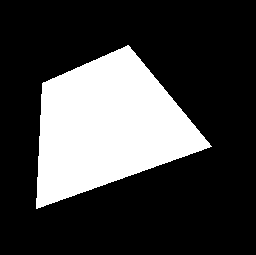
#> input picture Computer Vision/mini_project_2/imgs/shape.bmp, 256 x 255 px
$ jupyter execute --allow-errors exercise.ipynb
#> lines starting #> are read from the running program, lines starting #| are printed output that depends on the picture; after the words box and inside, x2 and y2 are one past the last pixel; in counts of white or black regions, pixels touching at a corner belong together
[cell 1]
import cv2
import numpy as np
from matplotlib import pyplot as plt

#> (a cell that did not finish here is left out)

[cell 3]
def apply_convolution(image, kernel):
    return apply_correlation(image, kernel[::-1, ::-1])

# [32 lines left out: functions apply_correlation, gauss_kernel, not called in this run]

[cell 4]
# [11 lines left out: function compute_gradient, not called in this run]

[cell 5]
# [29 lines left out: function nms, not called in this run]

#> (a cell that did not finish here is left out)

#> (a cell that did not finish here is left out)

#> (a cell that did not finish here is left out)

#> (a cell that did not finish here is left out)

[cell 10]
# [39 lines left out: functions double_threshold, edge_linking_recursive, not called in this run]

[cell 11]
thresholds = [(0.05, 0.15), (0.1, 0.2), (0.15, 0.3)]
#> thresholds = [(0.05, 0.15), (0.1, 0.2), (0.15, 0.3)]

#> (the rest of this cell did not finish here and is left out)

[cell 12]
import math

def HoughTransform(edge_map):
    theta_values = np.deg2rad(np.arange(-90.0, 90.0))
    height, width = edge_map.shape
    diagonal_length = int(round(math.sqrt(width * width + height * height)))
    rho_values = np.linspace(-diagonal_length, diagonal_length, diagonal_length * 2 + 1)

    accumulator = np.zeros((len(rho_values), len(theta_values)), dtype=float)
    y_coordinates, x_coordinates = np.nonzero(edge_map)

    for edge_idx in range(len(x_coordinates)):
        x = x_coordinates[edge_idx]
        y = y_coordinates[edge_idx]
        for theta_idx in range(len(theta_values)):
            theta = theta_values[theta_idx]
            rho = int(round(x * np.cos(theta) + y * np.sin(theta)))
            accumulator[rho + diagonal_length, theta_idx] += 1

    return accumulator, theta_values, rho_values

[cell 13]
im = cv2.cvtColor(cv2.imread('imgs/shape.bmp'), cv2.COLOR_BGR2GRAY)
#> im: shape (255, 256); 25.9% white; 1 white region, box (x1, y1, x2, y2) and area: (36, 45, 212, 209) 16922
edge_map = cv2.Canny(im, 70, 150).astype(np.float32)
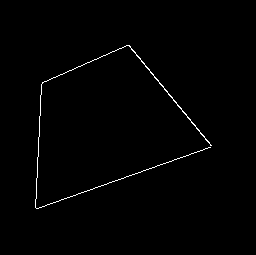
#> edge_map: shape (255, 256) float32; 0.85% white in thin lines or dots, all inside (x1, y1, x2, y2) = (35, 45, 212, 209)
accumulator, theta_values, rho_values = HoughTransform(edge_map)
#> in HoughTransform, `y_coordinates, x_coordinates = np.nonzero(edge_map)`: y_coordinates = 552 values from 45 to 208; x_coordinates = 552 values, max 211 at index 314, min 35 at index 515, mean 111.8
#> the loop in HoughTransform, `for edge_idx in range(len(x_coordinates)):` made 552 passes
#> (x, y) on passes 1 to 3: (126, 45), (127, 45), (128, 45)
#> theta_values = 180 values from -1.57 to 1.55; rho_values = 723 values from -361 to 361

def nms_accumulator(accumulator):
    nms_acc = np.zeros_like(accumulator)
    size = 7

    for i in range(size // 2, accumulator.shape[0] - size // 2):
        for j in range(size // 2, accumulator.shape[1] - size // 2):
            local_region = accumulator[i - size // 2:i + size // 2 + 1, j - size // 2:j + size // 2 + 1]
            local_max = nms_acc[i - size // 2:i + size // 2 + 1, j - size // 2:j + size // 2 + 1]
            if accumulator[i, j] == np.max(local_region) and accumulator[i, j] > np.max(local_max):
                nms_acc[i, j] = accumulator[i, j]

    return nms_acc

plt.figure(figsize=(12, 8))

tresh = 45

lines = np.argwhere(accumulator > tresh)
#> lines = 16 rows, first 8: [404, 92], [406, 93], [407, 93], [409, 94], [426, 49], [427, 49], [429, 50], [430, 50]

plt.subplot(2, 2, 1)
height, width = im.shape
#> height = 255; width = 256
for line in lines:
    rho = rho_values[line[0]]
    theta = theta_values[line[1]]
    if np.sin(theta) == 0:
        continue
    slope = -np.cos(theta)/np.sin(theta)
    intercept = rho/np.sin(theta)
    x1, x2 = 0, width
    y1 = int(slope*x1 + intercept)
    y2 = int(slope*x2 + intercept)
    plt.plot([x1, x2], [y1, y2], 'r')
#> this loop made 16 passes
#> (line, rho, theta, slope, intercept, y1, y2) on passes 1 to 12: ([404, 92], 43, 0.0349, -28.64, 1232.1, 1232, -6098), ([406, 93], 45, 0.0524, -19.08, 859.8, 859, -4024), ([407, 93], 46, 0.0524, -19.08, 878.9, 878, -4005), ([409, 94], 48, 0.0698, -14.3, 688.1, 688, -2972), ([426, 49], 65, -0.716, 1.15, -99.08, -99, 195), ([427, 49], 66, -0.716, 1.15, -100.6, -100, 193), ([429, 50], 68, -0.698, 1.19, -105.8, -105, 199), ([430, 50], 69, -0.698, 1.19, -107.3, -107, 197), ([433, 51], 72, -0.681, 1.23, -114.4, -114, 201), ([436, 52], 75, -0.663, 1.28, -121.8, -121, 205), ([437, 52], 76, -0.663, 1.28, -123.4, -123, 204), ([453, 157], 92, 1.17, -0.424, 99.95, 99, -8)

plt.imshow(edge_map, cmap='gray')
plt.title('Edges Full')
plt.axis('off')

accumulator = nms_accumulator(accumulator)
lines = np.argwhere(accumulator > tresh)
#> lines = [[407, 93], [433, 51], [453, 157], [569, 161]]

plt.subplot(2, 2, 2)
height, width = im.shape
for line in lines:
    rho = rho_values[line[0]]
    theta = theta_values[line[1]]
    if np.sin(theta) == 0:
        continue
    slope = -np.cos(theta)/np.sin(theta)
    intercept = rho/np.sin(theta)
    x1, x2 = 0, width
    y1 = int(slope*x1 + intercept)
    y2 = int(slope*x2 + intercept)
    plt.plot([x1, x2], [y1, y2], 'r')
#> this loop made 4 passes

plt.imshow(edge_map, cmap='gray')
plt.title('Edges Max')
plt.axis('off')

plt.subplot(2, 2, 3)
plt.imshow(cv2.cvtColor(cv2.imread('imgs/shape.bmp'), cv2.COLOR_BGR2RGB))
plt.title('Image')
plt.axis('off')

plt.show()
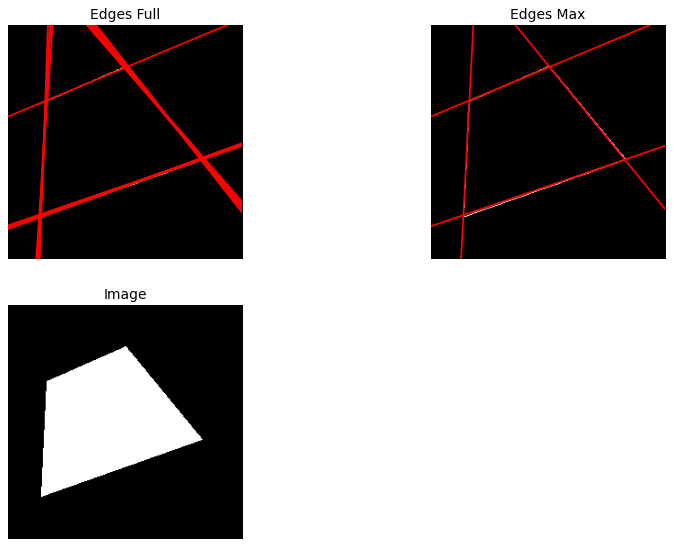
#> figure drawn by matplotlib, 3 panels

[cell 14]
im = cv2.cvtColor(cv2.imread('imgs/paper.bmp'), cv2.COLOR_BGR2GRAY)
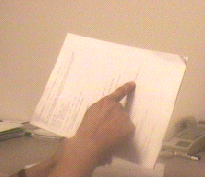
#> input picture Computer Vision/mini_project_2/imgs/paper.bmp, 205 x 177 px
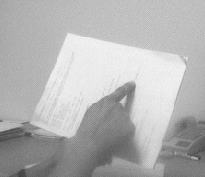
#> im: shape (177, 205); min 63, max 245, mean 179
edge_map = cv2.Canny(im, 70, 150).astype(np.float32)
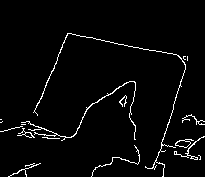
#> edge_map: shape (177, 205) float32; 3.2% white in thin lines or dots, all inside (x1, y1, x2, y2) = (0, 33, 205, 177)
accumulator, theta_values, rho_values = HoughTransform(edge_map)
#> in HoughTransform (call 2), `y_coordinates, x_coordinates = np.nonzero(edge_map)`: y_coordinates = 1164 values from 33 to 176; x_coordinates = 1164 values, max 204 at index 516, min 0 at index 478, mean 112.8
#> the loop in HoughTransform (call 2), `for edge_idx in range(len(x_coordinates)):` made 1164 passes
#> (x, y) on passes 1 to 3: (67, 33), (68, 33), (69, 33)
#> after the loop in HoughTransform (call 2), `for edge_idx in range(len(x_coordinates)):`:
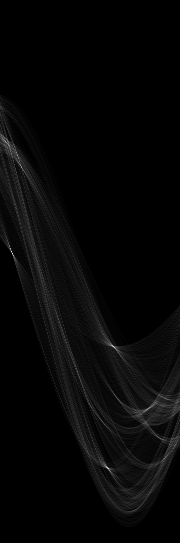
#> accumulator: shape (543, 180) float64; min 0, max 80, mean 2.1; drawn with min black and max white
#> rho_values = 543 values from -271 to 271

plt.figure(figsize=(12, 8))

lines = np.argwhere(accumulator > tresh)
#> lines = 18 rows, first 8: [141, 5], [167, 21], [248, 10], [251, 11], [253, 12], [255, 13], [345, 111], [345, 112]

plt.subplot(2, 2, 1)
height, width = im.shape
#> height = 177; width = 205
for line in lines:
    rho = rho_values[line[0]]
    theta = theta_values[line[1]]
    if np.sin(theta) == 0:
        continue
    slope = -np.cos(theta)/np.sin(theta)
    intercept = rho/np.sin(theta)
    x1, x2 = 0, width
    y1 = int(slope*x1 + intercept)
    y2 = int(slope*x2 + intercept)
    plt.plot([x1, x2], [y1, y2], 'r')
#> this loop made 18 passes
#> (line, rho, theta, slope, intercept, y1, y2) on passes 1 to 12: ([141, 5], -130, -1.48, 0.0875, 130.5, 130, 148), ([167, 21], -104, -1.2, 0.384, 111.4, 111, 190), ([248, 10], -23, -1.4, 0.176, 23.35, 23, 59), ([251, 11], -20, -1.38, 0.194, 20.37, 20, 60), ([253, 12], -18, -1.36, 0.213, 18.4, 18, 61), ([255, 13], -16, -1.34, 0.231, 16.42, 16, 63), ([345, 111], 74, 0.367, -2.61, 206.5, 206, -327), ([345, 112], 74, 0.384, -2.48, 197.5, 197, -309), ([346, 113], 75, 0.401, -2.36, 191.9, 191, -291), ([347, 114], 76, 0.419, -2.25, 186.9, 186, -273), ([408, 148], 137, 1.01, -0.625, 161.5, 161, 33), ([409, 147], 138, 0.995, -0.649, 164.5, 164, 31)

plt.imshow(edge_map, cmap='gray')
plt.title('Edges Full')
plt.axis('off')

accumulator = nms_accumulator(accumulator)
#> after the loop in nms_accumulator (call 2), `for i in range(size // 2, accumulator.shape[0] - size // 2):`:
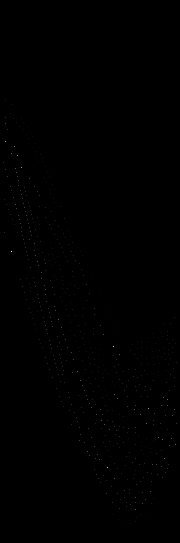
#> nms_acc: shape (543, 180) float64; min 0, max 80, mean 0.1; drawn with min black and max white
lines = np.argwhere(accumulator > tresh)
#> lines = [[141, 5], [167, 21], [251, 11], [346, 113], [408, 148], [467, 107]]

plt.subplot(2, 2, 2)
height, width = im.shape
for line in lines:
    rho = rho_values[line[0]]
    theta = theta_values[line[1]]
    if np.sin(theta) == 0:
        continue
    slope = -np.cos(theta)/np.sin(theta)
    intercept = rho/np.sin(theta)
    x1, x2 = 0, width
    y1 = int(slope*x1 + intercept)
    y2 = int(slope*x2 + intercept)
    plt.plot([x1, x2], [y1, y2], 'r')
#> this loop made 6 passes

plt.imshow(edge_map, cmap='gray')
plt.title('Edges Max')
plt.axis('off')

plt.subplot(2, 2, 3)
plt.imshow(cv2.cvtColor(cv2.imread('imgs/paper.bmp'), cv2.COLOR_BGR2RGB))
plt.title('Image')
plt.axis('off')

plt.show()
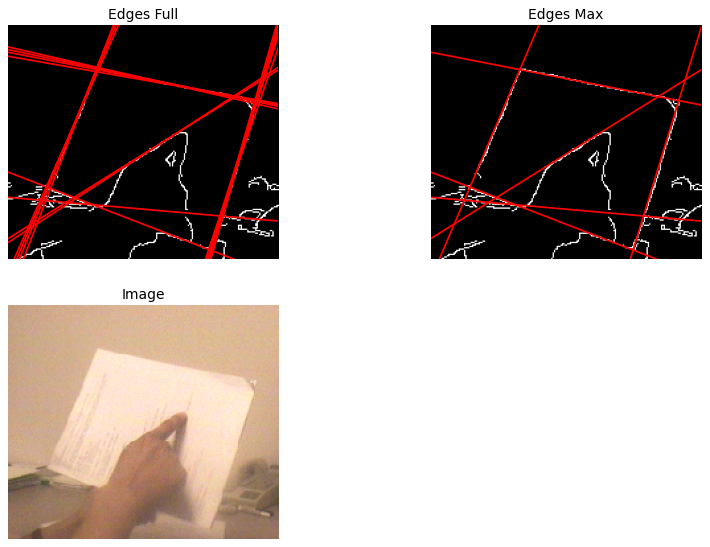
#> figure drawn by matplotlib, 3 panels
